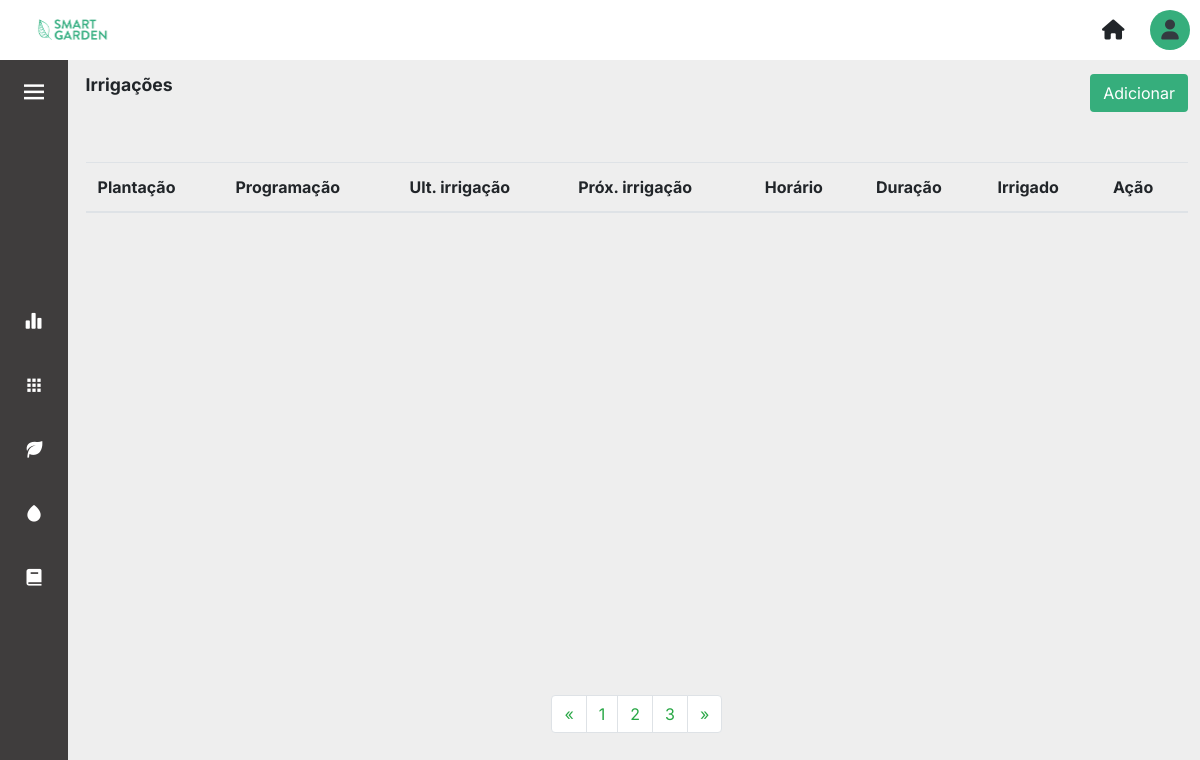
The page /irrigacoes/ on the database as committed earlier.
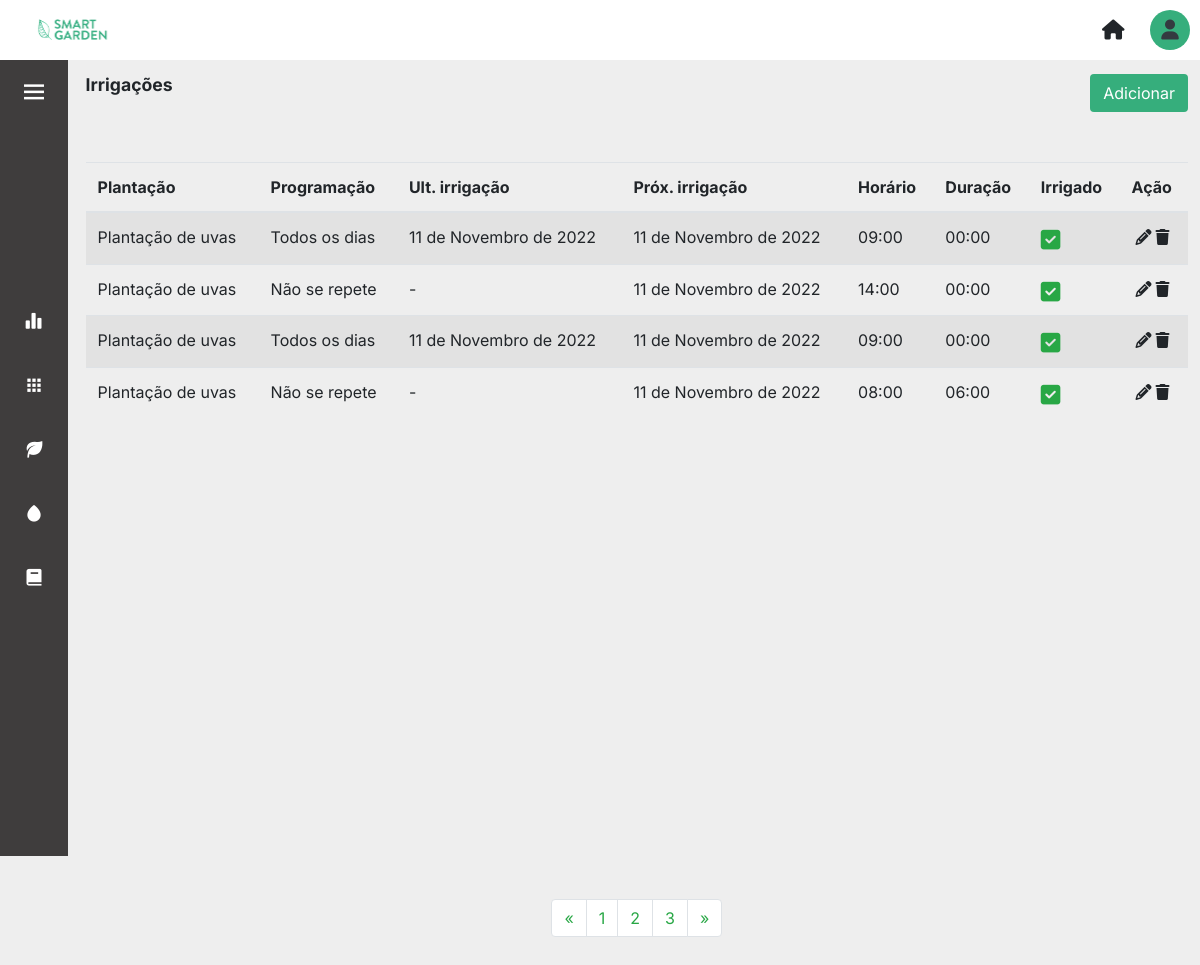
The same page on the database as committed later.
### core/models.py (models this page shows)
class Irrigacao(models.Model):
    dtUltIrrigacao = models.DateField(null=True, blank=True)
    dtProxIrrigacao = models.DateField(default=datetime.today, null=True, blank=True)
    horario = models.TimeField()
    duracao = models.TimeField()
    concluida = models.BooleanField(blank=False, null=False, default=False)
    plantacao = models.ForeignKey(Plantacao, on_delete=models.CASCADE)
    programacao = models.TextField(choices=Irrigacao_Programacao.choices, max_length=20, null=True, default=0)

class Plantacao(models.Model):
    descricao = models.CharField(max_length=100)
    qntDiasColheita = models.IntegerField(null=True)
    qntPlantada = models.IntegerField(null=True)
    dtPlantio = models.DateTimeField(default=datetime.today)
    categoria = models.ForeignKey(Categoria, on_delete=models.CASCADE)
    areacultivo = models.ForeignKey(AreaCultivo, on_delete=models.CASCADE, null=True)
    colhida = models.BooleanField(null=False, default=False)
    def __str__(self):
        return self.descricao

### core/views.py (the view)
# urls.py: path('irrigacoes/' ,views.irrigacoes, name='irrigacoes'),
def irrigacoes(request):
    irrigacoes = Irrigacao.objects.all()
    contexto = {
        'irrigacoes': irrigacoes
    }
    return render(request, 'irrigacoes.html', contexto)

### templates/irrigacoes.html
{% extends 'layout.html' %} {% load static %} {% block content %}
<div>
    <div class="d-flex align-items-center justify-content-between mb-3">
		<p class="title-page">Irrigações</p>
		<a href="{% url 'cadastrar_irrigacoes' %}"><button type="button" class="btn btn_salvar">Adicionar</button></a>
	</div>
  <table class="table table-striped table-hover mt-5">
        <thead class="border-botton border-secondary">
            <tr class>
                <th scope="col">Plantação</th>
                <th scope="col">Programação</th>
                <th scope="col">Ult. irrigação</th>
                <th scope="col">Próx. irrigação</th>
                <th scope="col">Horário</th>
                <th scope="col">Duração</th>
                <th scope="col"></i>Irrigado</th>
                <th scope="col"></i>Ação</th>
            </tr>
        </thead>
        <tbody>
            {% for irrigacao in irrigacoes %}
            <tr>
                <td>{{irrigacao.plantacao}}</td>
                {% if irrigacao.programacao == 'TODOS_DIAS'%}<td>Todos os dias</td>{% else %}<td>Não se repete</td>{% endif %}
                {% if not irrigacao.dtUltIrrigacao%}<td> - </td>{% else %}<td>{{irrigacao.dtUltIrrigacao}}</td>{% endif %}
                <td>{{irrigacao.dtProxIrrigacao}}</td>
                <td>{{irrigacao.horario}}</td>
                <td>{{irrigacao.duracao}}</td>
                <td><a href="#"><i class="fa-solid fa-square-check fa-1x d-flex mt-1 ms-4 text-success" style="font-size: 1.4em;"></i></a></td>
                <td><a href="{% url 'update_plantacoes' irrigacao.id %}" class="m-1"><i class="fa-solid fa-pencil text-black"></i></a><a href="#" ><i class="fa-sharp fa-solid fa-trash text-black"></i></a></td>
            </tr>
            {% endfor %}
        </tbody>
    </table>
    <div class="container_pagination">
        <nav aria-label="Page-navigation" class="d-flex align-itens justify-content-around" style="margin-top: 316px;">
            <ul class="pagination">
            <li class="page-item ">
                <a class="page-link text-success" href="#" aria-label="Previous">
                <span aria-hidden="true">&laquo;</span>
                </a>
            </li>
            <li class="page-item "><a class="page-link text-success" href="#">1</a></li>
            <li class="page-item "><a class="page-link text-success" href="#">2</a></li>
            <li class="page-item "><a class="page-link text-success" href="#">3</a></li>
            <li class="page-item ">
                <a class="page-link text-success" href="#" aria-label="Next">
                <span aria-hidden="true">&raquo;</span>
                </a>
            </li>
            </ul>
        </nav>
    </div>
</div>
{% endblock %}

Rows that differ between the two databases and show on the page:
added Irrigacao: plantacao "Plantação de uvas", programacao "Todos os dias", dtUltIrrigacao "11 de Novembro de 2022", dtProxIrrigacao "11 de Novembro de 2022", horario "09:00", duracao "00:00"
added Irrigacao: plantacao "Plantação de uvas", programacao "Não se repete", dtProxIrrigacao "11 de Novembro de 2022", horario "14:00", duracao "00:00"
added Irrigacao: plantacao "Plantação de uvas", programacao "Todos os dias", dtUltIrrigacao "11 de Novembro de 2022", dtProxIrrigacao "11 de Novembro de 2022", horario "09:00", duracao "00:00"
added Irrigacao: plantacao "Plantação de uvas", programacao "Não se repete", dtProxIrrigacao "11 de Novembro de 2022", horario "08:00", duracao "06:00"
